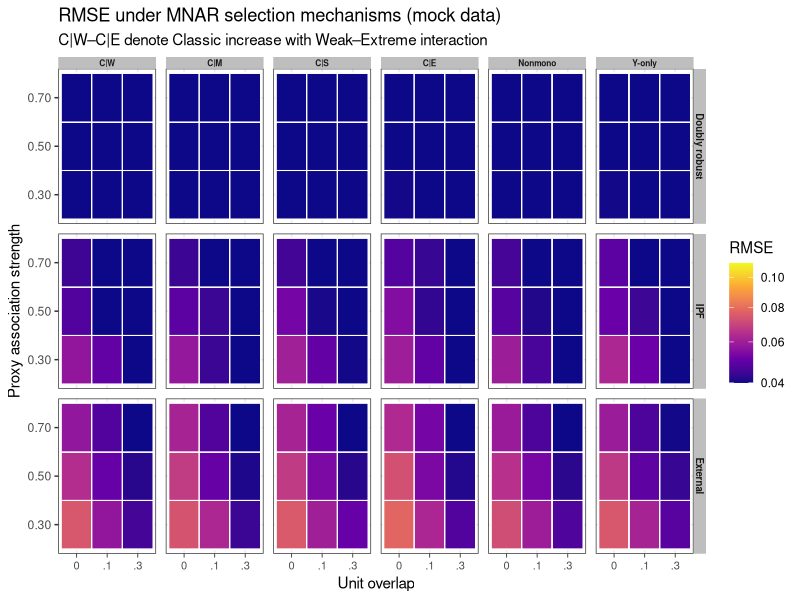

Write the R code that produced this figure.
## ---- chunk 1
#| label: fig-heatmnar
#| fig-pos: H
#| echo: false
#| message: false
#| warning: false

# Load required packages

library(dplyr)
library(ggplot2)
library(tidyr)
library(scales)

# Set seed to ensure reproducibility

set.seed(123)

# Define simulation blocks and conditions

n_values <- c(1000, 10000, 100000)
nE_ratio_values <- c(0.20, 0.50, 0.80)
nAB_ratio_values <- c(0.00, 0.10, 0.30)
p_values <- c(0.30, 0.50, 0.70)
w_equal_values <- c(TRUE, FALSE)
delta_values <- c(0.00, 0.25, 0.75)

estimators <- c("Doubly robust", "IPF", "External")
mechanisms <- "MNAR"

mnar_main <- c("Classic increase", "Non-monotonic", "Y-only")
mnar_inter <- c("Weak", "Moderate", "Strong", "Extreme")

# Construct design grid

grid_common <- expand.grid(
  n = n_values,
  nE_ratio = nE_ratio_values,
  nAB_ratio = nAB_ratio_values,
  p = p_values,
  w_equal = w_equal_values,
  delta = delta_values,
  estimator = estimators,
  mechanism = mechanisms,
  KEEP.OUT.ATTRS = FALSE,
  stringsAsFactors = FALSE
)

grid_mnar <- grid_common %>%
  crossing(
    mnar_main = mnar_main,
    mnar_inter = mnar_inter
  )

design_grid <- grid_mnar

# Generate fake data 

fake_perf <- design_grid %>%
  mutate(
    
    # Helper scalars
    
    n_scale = ifelse(n == 1000, 1.00, ifelse(n == 10000, 0.70, 0.50)),
    overlap_boost = ifelse(nAB_ratio == 0.00, 1.00, ifelse(nAB_ratio == 0.10, 0.80, 0.65)),
    ext_boost = ifelse(nE_ratio == 0.20, 1.00, ifelse(nE_ratio == 0.50, 0.85, 0.75)),
    proxy_pen = ifelse(p == 0.30, 1.25, ifelse(p == 0.50, 1.10, 1.00)),
    w_pen = ifelse(w_equal, 1.00, 1.15),
    cia_pen = 1 + 0.50 * delta,
    
    # Baseline per estimator
    
    base = case_when(
      estimator == "Doubly robust" ~ 0.05,
      estimator == "IPF" ~ 0.07,
      estimator == "External" ~ 0.09,
      TRUE ~ 0.07
    ),
    
    # Estimator-specific sensitivities
    
    delta_sens = case_when(
      estimator == "IPF" ~ 1.35,
      estimator == "External" ~ 1.10,
      estimator == "Doubly robust" ~ 1.00,
      TRUE ~ 1.00
    ),
    overlap_sens = case_when(
      estimator == "Doubly robust" ~ 0.80,
      estimator == "IPF" ~ 0.95,
      estimator == "External" ~ 1.05,
      TRUE ~ 1.00
    ),
    ext_sens = case_when(
      estimator == "External" ~ 0.80,
      estimator == "Doubly robust" ~ 0.90,
      estimator == "IPF" ~ 1.05,
      TRUE ~ 1.00
    ),
    
    sel_pen = 1.10 +
      ifelse(mnar_main == "Y-only", 0.08, 0.03) +
      ifelse(mnar_inter == "Extreme", 0.10,
             ifelse(mnar_inter == "Strong", 0.07,
                    ifelse(mnar_inter == "Moderate", 0.04, 0.02))),
    
    # RMSE and noise
    
    rmse = base *
      n_scale *
      (overlap_boost ^ overlap_sens) *
      (ext_boost ^ ext_sens) *
      proxy_pen * w_pen *
      (cia_pen ^ delta_sens) *
      sel_pen +
      rnorm(n(), mean = 0, sd = 0.002)
  ) %>%
  mutate(
    
    # Y-axis
    
    p_fac = factor(p, levels = c(0.30, 0.50, 0.70),
                   labels = c("0.30", "0.50", "0.70")),
    
    # X-axis 
    
    nAB_fac = factor(nAB_ratio, levels = c(0.00, 0.10, 0.30),
                     labels = c("0", "0.10", "0.30")),
    
    estimator = factor(estimator, levels = c("Doubly robust", "IPF", "External"))
  )

# Select MNAR data

heat_mnar <- fake_perf %>%
  mutate(
    
    block_short = case_when(
      mnar_main == "Classic increase" & mnar_inter == "Weak" ~ "C|W",
      mnar_main == "Classic increase" & mnar_inter == "Moderate" ~ "C|M",
      mnar_main == "Classic increase" & mnar_inter == "Strong" ~ "C|S",
      mnar_main == "Classic increase" & mnar_inter == "Extreme" ~ "C|E",
      mnar_main == "Non-monotonic" ~ "Nonmono",
      mnar_main == "Y-only" ~ "Y-only",
      TRUE ~ "Other"
    ),
    block_short = factor(block_short, levels = c("C|W","C|M","C|S","C|E","Nonmono","Y-only")),
    estimator = factor(estimator, levels = c("Doubly robust","IPF","External")),
    nAB_fac = factor(nAB_ratio, levels = c(0.00,0.10,0.30), labels = c("0",".1",".3"))
  )

fill_limits <- c(0.04, 0.11)

p_heat_mnar <- ggplot(heat_mnar, aes(x = nAB_fac, y = p_fac, fill = rmse)) +
  geom_tile(color = "white", linewidth = 0.35) +
  facet_grid(estimator ~ block_short) +
  scale_fill_viridis_c(
    option = "C",
    limits = fill_limits,
    oob = squish,
    trans = "sqrt"
  ) +
  labs(
    x = "Unit overlap",
    y = "Proxy association strength",
    fill = "RMSE",
    title = "RMSE under MNAR selection mechanisms (mock data)",
    subtitle = "C|W–C|E denote Classic increase with Weak–Extreme interaction"
  ) +
  theme_bw(base_size = 11) +
  theme(
    panel.spacing = unit(7, "pt"),
    strip.text.x = element_text(face = "bold", size = 6, margin = margin(1,1,1,1)),
    strip.text.y = element_text(face = "bold", size = 7, margin = margin(1,1,1,1)),
    strip.background = element_rect(fill = "grey", colour = NA),
    axis.text.x = element_text(size = 8, angle = 0, hjust = 0.5),
    axis.ticks.x = element_line(linewidth = 0.3),
    
    legend.position = "right"
  )

print(p_heat_mnar)

